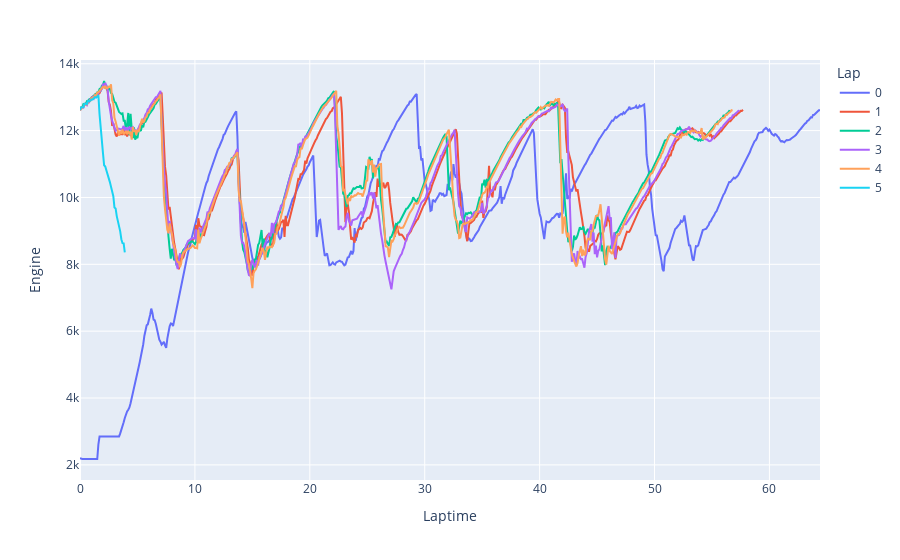

Write notebook code for a chart like this one.
### Code cell
plot_lap_data(df, "Engine")

### Figure 1 — Plotly figure (JSON) as saved in the notebook; plotly's stock layout.template omitted (floating-point values rounded to 4 significant figures; data arrays with more than 128 entries replaced by an {"elided": "..."} marker saying what was removed)
{"data": [{"hovertemplate": "Lap=0<br>Laptime=%{x}<br>Engine=%{y}<extra></extra>", "legendgroup": "0", "line": {"color": "#636efa", "dash": "solid"}, "marker": {"symbol": "circle"}, "mode": "lines", "name": "0", "orientation": "v", "showlegend": true, "type": "scatter", "x": {"elided": "645 float values"}, "xaxis": "x", "y": {"elided": "645 int values"}, "yaxis": "y"}, {"mode": "lines", "name": "1", "type": "scatter", "x": {"elided": "578 float values"}, "y": {"elided": "578 int values"}}, {"mode": "lines", "name": "2", "type": "scatter", "x": {"elided": "567 float values"}, "y": {"elided": "567 int values"}}, {"mode": "lines", "name": "3", "type": "scatter", "x": {"elided": "575 float values"}, "y": {"elided": "575 int values"}}, {"mode": "lines", "name": "4", "type": "scatter", "x": {"elided": "569 float values"}, "y": {"elided": "569 int values"}}, {"mode": "lines", "name": "5", "type": "scatter", "x": [0, 0.099, 0.199, 0.3, 0.399, 0.5, 0.6, 0.699, 0.8, 0.9, 0.999, 1.1, 1.2, 1.299, 1.4, 1.499, 1.599, 1.7, 1.799, 1.899, 2, 2.099, 2.199, 2.3, 2.399, 2.5, 2.6, 2.699, 2.8, 2.9, 2.999, 3.1, 3.199, 3.299, 3.4, 3.499, 3.599, 3.7, 3.799, 3.899], "y": [12613, 12691, 12699, 12702, 12807, 12811, 12795, 12891, 12878, 12894, 12930, 12930, 12974, 12998, 12986, 13034, 13061, 12495, 12057, 11494, 11327, 10964, 10924, 10806, 10704, 10577, 10459, 10320, 10177, 10036, 9703, 9672, 9442, 9308, 9185, 8986, 8750, 8632, 8626, 8355]}], "layout": {"legend": {"title": {"text": "Lap"}, "tracegroupgap": 0}, "margin": {"t": 60}, "xaxis": {"anchor": "y", "domain": [0, 1], "title": {"text": "Laptime"}}, "yaxis": {"anchor": "x", "domain": [0, 1], "title": {"text": "Engine"}}}}
